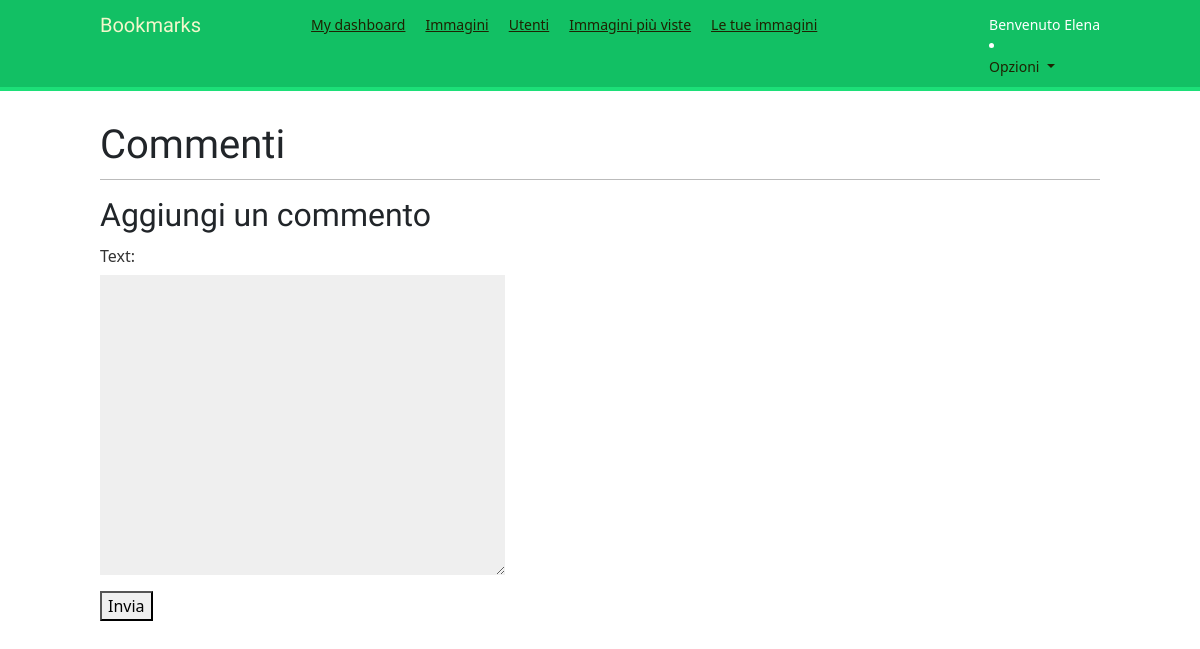
Page /images/images/8/comment/ (signed in) on the earlier database version.
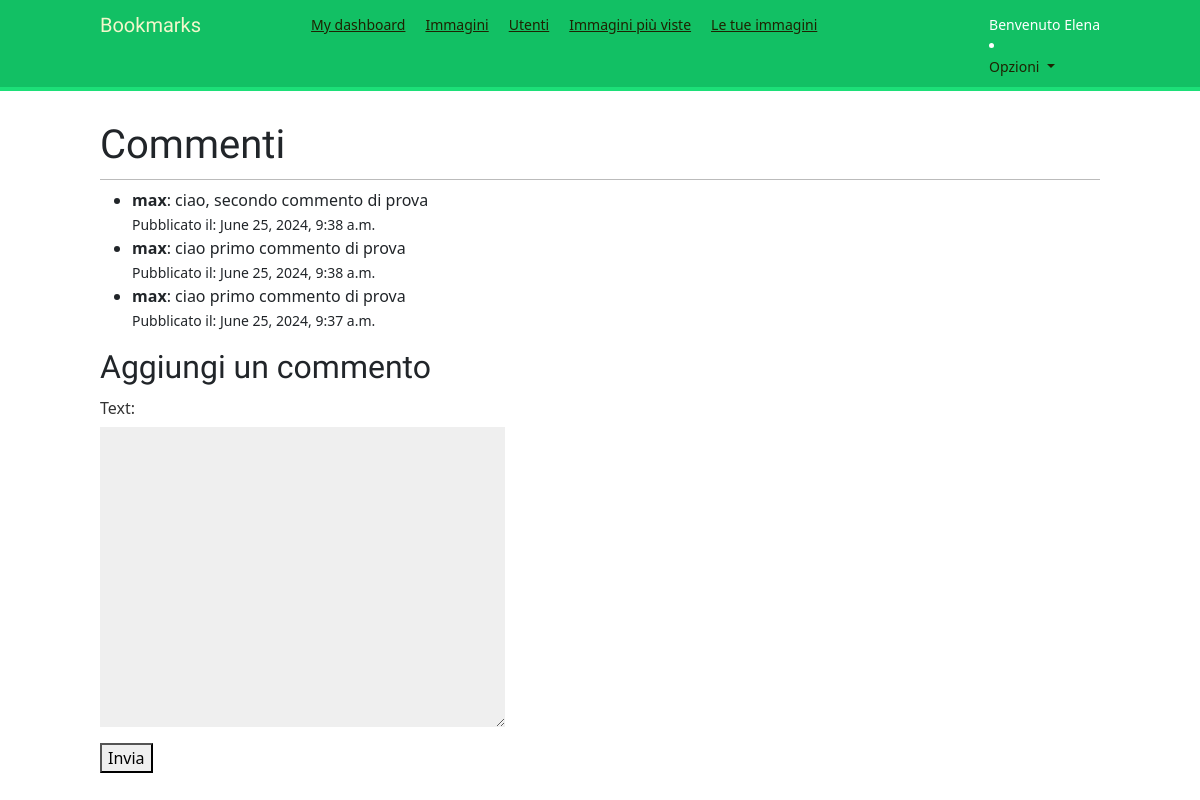
Same page on the later database version.
### images/models.py (models this page shows, shortened)
class Comment(models.Model):
    image = models.ForeignKey(Image, related_name='comments', on_delete=models.CASCADE)
    user = models.ForeignKey(settings.AUTH_USER_MODEL, related_name='comments', on_delete=models.CASCADE)
    text = models.TextField(max_length=200)
    created = models.DateTimeField(auto_now_add=True)
    class Meta:
        ordering = ('-created',)

### images/views.py (the view)
# urls.py: path('images/<int:image_id>/comment/', views.image_comment, name='image_comment'),
@login_required
def image_comment(request, image_id):
    image = get_object_or_404(Image, id=image_id)
    comments = image.comments.all()
    if request.method == 'POST':
        form = CommentForm(request.POST)
        if form.is_valid():
            new_comment = form.save(commit=False)
            new_comment.image = image
            new_comment.user = request.user
            new_comment.save()
            return redirect('images:detail', id=image.id, slug=image.slug)
    else:
        form = CommentForm()
    return render(request, 'images/image/comments.html', {'section': 'comments', 'form': form, 'comments': comments})

### images/forms.py
class CommentForm(forms.ModelForm):
    class Meta:
        model = Comment
        fields = ('text',)

### images/templates/images/image/comments.html (shortened to what this page needs)
{% extends "base.html" %}
{% block content %}
<h1>Commenti</h1>
<ul>
    {% for comment in comments %}
    <li>
        <strong>{{ comment.user.username }}</strong>: {{ comment.text }}
        <br><small>Pubblicato il: {{ comment.created }}</small>
    </li>
    {% endfor %}
</ul>
<h2>Aggiungi un commento</h2>
<form method="post">
    {{ form.as_p }}
    <button type="submit">Invia</button>
</form>
{% endblock %}

Differences in the rows shown:
added Comment: user.username "max", text "ciao, secondo commento di prova", created "June 25, 2024, 9:38 a.m."
added Comment: user.username "max", text "ciao primo commento di prova", created "June 25, 2024, 9:38 a.m."
added Comment: user.username "max", text "ciao primo commento di prova", created "June 25, 2024, 9:37 a.m."
